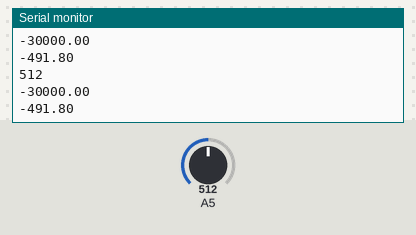
A sketch run on a simulated Arduino Uno, built with avr-gcc and run on an emulated ATmega328P. Shown: the last lines printed to the serial monitor. Inputs (shaded band) come from the test bench; at power-on: A5 = 512.

Above: at 1.3 s.
1.4 s: A5 set to 716
At 1.82 s:
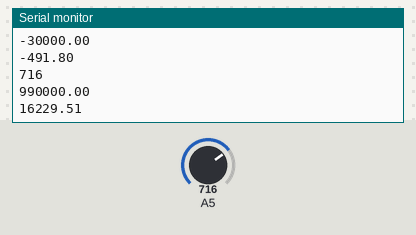
2.9 s: A5 set to 900
At 3.32 s:
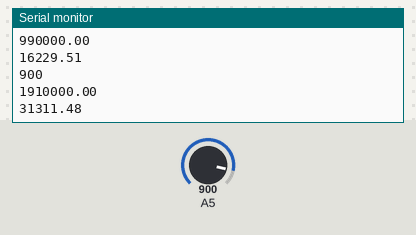
Timing chart, 0 to 5.9 s (numbered marks = the images above; inputs shaded):
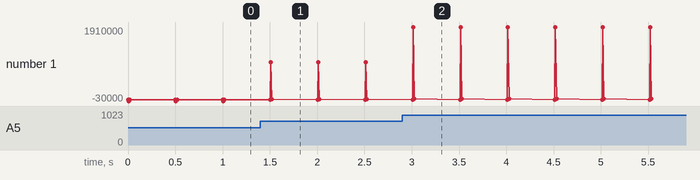

Measured:
- after the input at 1.4 s, the serial monitor: prints a new line after 0.10 s (image 1)
- after the input at 2.9 s, the serial monitor: prints a new line after 0.11 s (image 2)
- plotted number 1: -491.8 → 16229.51 after the input at 1.4 s, 16229.51 → 31311.48 after the input at 2.9 s

The sketch:

test_2.ino
```cpp
int calVal=518;
int mVpa=61;
void setup()
{
    Serial.begin(9600);
    pinMode(A5,INPUT);
}

void loop()
{
    int val=analogRead(A5);
    int valAdj=val-calVal;
    float milliVolts=((valAdj*5.00)*1000);
    float Amps= milliVolts/mVpa;
    Serial.println(val);
    Serial.println(milliVolts);
    Serial.println(Amps);
    delay(500);
}
```
